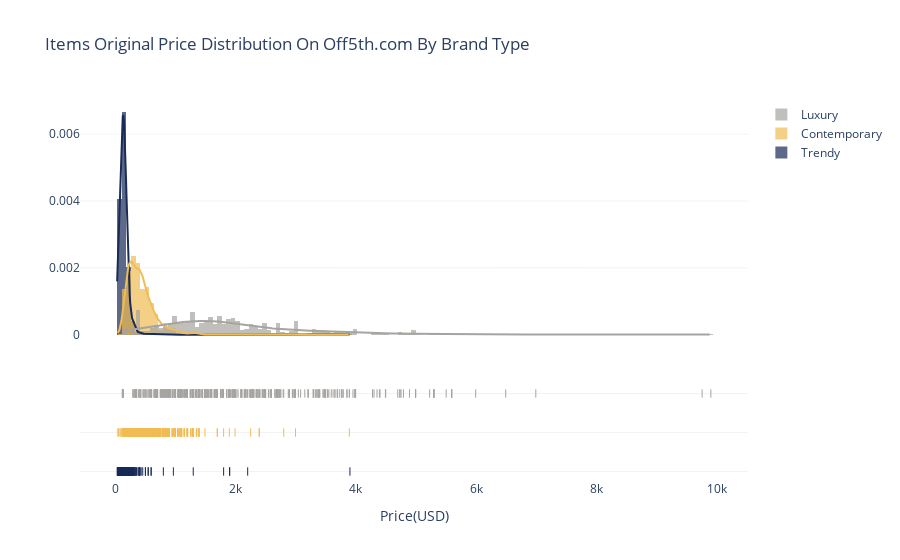

Write notebook code for a chart like this one.
### Code cell
import plotly.figure_factory as ff

contemporary = off5th_full.loc[off5th_full['brand_positioning']=='Contemporary']['original_price']
trendy = off5th_full.loc[off5th_full['brand_positioning']=='Trendy']['original_price']
luxury = off5th_full.loc[off5th_full['brand_positioning']=='Luxury']['original_price']

hist_data = [trendy, contemporary, luxury]
group_labels = ['Trendy', 'Contemporary', 'Luxury']
colors = ['rgb(25, 43, 87)', 'rgb(240, 188, 84)', 'rgb(166, 164, 161)']

fig = ff.create_distplot(hist_data, group_labels, bin_size=75, colors= colors)
fig.update_layout(title_text='Items Original Price Distribution On Off5th.com By Brand Type',plot_bgcolor='rgb(256, 256, 256)')
fig.update_xaxes(title_text = "Price(USD)")
fig.update_yaxes(showgrid=True, gridwidth=0.5, gridcolor='rgb(230, 230, 230)')

fig.show()

### Figure 1 — Plotly figure (JSON) as saved in the notebook; plotly's stock layout.template omitted (floating-point values rounded to 4 significant figures; data arrays with more than 128 entries replaced by an {"elided": "..."} marker saying what was removed)
{"data": [{"autobinx": false, "histnorm": "probability density", "legendgroup": "Trendy", "marker": {"color": "rgb(25, 43, 87)"}, "name": "Trendy", "opacity": 0.7, "type": "histogram", "x": {"elided": "1655 float values"}, "xaxis": "x", "xbins": {"end": 3900, "size": 75, "start": 29.99}, "yaxis": "y"}, {"autobinx": false, "histnorm": "probability density", "legendgroup": "Contemporary", "marker": {"color": "rgb(240, 188, 84)"}, "name": "Contemporary", "opacity": 0.7, "type": "histogram", "x": {"elided": "2779 float values"}, "xaxis": "x", "xbins": {"end": 3890, "size": 75, "start": 39.99}, "yaxis": "y"}, {"autobinx": false, "histnorm": "probability density", "legendgroup": "Luxury", "marker": {"color": "rgb(166, 164, 161)"}, "name": "Luxury", "opacity": 0.7, "type": "histogram", "x": {"elided": "677 float values"}, "xaxis": "x", "xbins": {"end": 9900, "size": 75, "start": 118}, "yaxis": "y"}, {"legendgroup": "Trendy", "marker": {"color": "rgb(25, 43, 87)"}, "mode": "lines", "name": "Trendy", "showlegend": false, "type": "scatter", "x": {"elided": "500 float values"}, "xaxis": "x", "y": {"elided": "500 float values"}, "yaxis": "y"}, {"legendgroup": "Contemporary", "marker": {"color": "rgb(240, 188, 84)"}, "mode": "lines", "name": "Contemporary", "showlegend": false, "type": "scatter", "x": {"elided": "500 float values"}, "xaxis": "x", "y": {"elided": "500 float values"}, "yaxis": "y"}, {"legendgroup": "Luxury", "marker": {"color": "rgb(166, 164, 161)"}, "mode": "lines", "name": "Luxury", "showlegend": false, "type": "scatter", "x": {"elided": "500 float values"}, "xaxis": "x", "y": {"elided": "500 float values"}, "yaxis": "y"}, {"legendgroup": "Trendy", "marker": {"color": "rgb(25, 43, 87)", "symbol": "line-ns-open"}, "mode": "markers", "name": "Trendy", "showlegend": false, "type": "scatter", "x": {"elided": "1655 float values"}, "xaxis": "x", "y": {"elided": "1655 str values"}, "yaxis": "y2"}, {"legendgroup": "Contemporary", "marker": {"color": "rgb(240, 188, 84)", "symbol": "line-ns-open"}, "mode": "markers", "name": "Contemporary", "showlegend": false, "type": "scatter", "x": {"elided": "2779 float values"}, "xaxis": "x", "y": {"elided": "2779 str values"}, "yaxis": "y2"}, {"legendgroup": "Luxury", "marker": {"color": "rgb(166, 164, 161)", "symbol": "line-ns-open"}, "mode": "markers", "name": "Luxury", "showlegend": false, "type": "scatter", "x": {"elided": "677 float values"}, "xaxis": "x", "y": {"elided": "677 str values"}, "yaxis": "y2"}], "layout": {"barmode": "overlay", "hovermode": "closest", "legend": {"traceorder": "reversed"}, "plot_bgcolor": "rgb(256, 256, 256)", "title": {"text": "Items Original Price Distribution On Off5th.com By Brand Type"}, "xaxis": {"anchor": "y2", "domain": [0, 1], "title": {"text": "Price(USD)"}, "zeroline": false}, "yaxis": {"anchor": "free", "domain": [0.35, 1], "gridcolor": "rgb(230, 230, 230)", "gridwidth": 0.5, "position": 0, "showgrid": true}, "yaxis2": {"anchor": "x", "domain": [0, 0.25], "dtick": 1, "gridcolor": "rgb(230, 230, 230)", "gridwidth": 0.5, "showgrid": true, "showticklabels": false}}}
